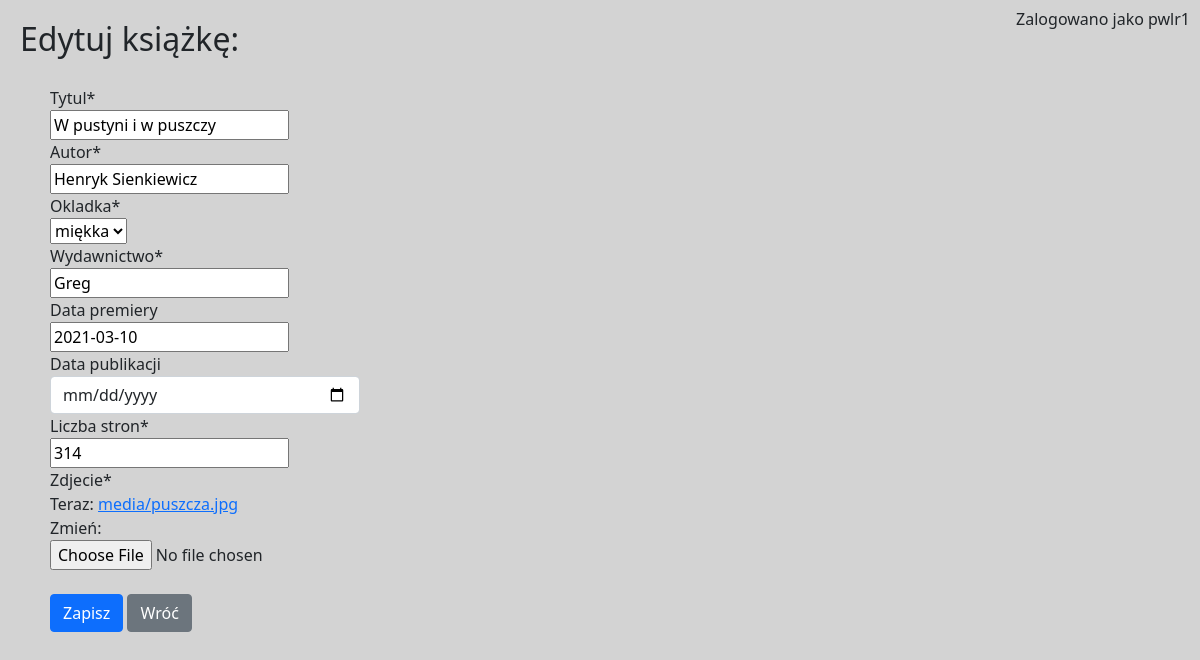
Screenshot of /panel/8/update/ (signed in) with the database file from the repository.
### biblioteka/models.py (models this page shows, shortened)
class Book(models.Model):
    WYBOR_OKLADKI = [
        ('miękka', 'miękka'),
        ('twarda', 'twarda'),
    ]
    OPCJE_PUBLIKACJI = [
        ('opublikuj', 'opublikuj'),
        ('nie publikuj', 'nie publikujh'),
    ]
    tytul = models.CharField(max_length=50)
    autor = models.CharField(max_length=50)
    okladka = models.CharField(max_length=6, choices=WYBOR_OKLADKI, default='miękka')
    wydawnictwo = models.CharField(max_length=50)
    data_premiery = models.DateField(default=now, blank=True)
    data_publikacji = models.DateField(default=now, blank=True)
    liczba_stron = models.IntegerField(default=1)
    stworzono_przez = models.CharField(max_length=100, default=None, blank=True)
    zdjecie = models.ImageField(upload_to='media', default='book.jpg')
    delete = models.BooleanField(default=None, blank=True)
    objects = models.Manager()

### biblioteka/views.py (the view)
# urls.py: path('panel/<int:pk>/update/', views.update, name='udpateBook'),
@login_required
def update(request, pk):
    if request.user.is_authenticated:
        current_book = Book.objects.get(pk=pk)
        BookForm = BookCreate(instance=current_book)
        userName = request.user.get_username()
        return render(request, 'biblioteka/update.html',
                      {'BookForm': BookForm, 'current_book': current_book, 'userName': userName})
    else:
        return redirect('/')

### biblioteka/forms.py
class BookCreate(forms.ModelForm):
    class Meta:
        model = Book
        fields = '__all__'
        widgets = {
            'data_publikacji': forms.DateInput(format='%m%d%y',
                                            attrs={'class': 'form-control', 'placeholder': 'Select a date',
                                                   'type': 'date'}),
            'delete': forms.HiddenInput(),
            'stworzono_przez': forms.HiddenInput()
        }

### biblioteka/templates/biblioteka/update.html (shortened to what this page needs)
{% extends "biblioteka/panel.html" %}
{% block content %}
{% load crispy_forms_tags %}
<div style="width: 30%">
<h2 style="padding: 20px">Edytuj książkę:</h2>
<form action="/{{current_book.pk}}/update/" method="POST" enctype="multipart/form-data" style="margin-left: 50px">
    {{ BookForm|crispy }}
    <br>
    <button type="submit" class="btn btn-primary">Zapisz</button>
    <button class="btn btn-secondary">
        <a href="{% url 'panel' %}" style="color: white; text-decoration: none">Wróć</a>
    </button>
</form>
</div>
{% endblock %}

### biblioteka/templates/biblioteka/panel.html (shortened to what this page needs)
{% load static %}
<html>
<head>
    <link rel="stylesheet" href="{% static 'biblioteka/main-style.css' %}">
    <link href="https://cdn.jsdelivr.net/npm/bootstrap@5.0.0-beta2/dist/css/bootstrap.min.css" rel="stylesheet">
</head>
<body>
<h6 style="float: right; padding: 10px">Zalogowano jako {{ userName }}</h6>
{% block content %}
{% endblock %}
</body>
</html>

### biblioteka/static/books/main-style.css (style rules this page uses)
body { font-family: Arial; }

### biblioteka/templates/biblioteka/panel.html (style rules this page uses)
body { background-color: lightgray; }

### rows the page displays
Book: tytul "W pustyni i w puszczy", autor "Henryk Sienkiewicz", okladka "miękka", wydawnictwo "Greg", data_premiery "2021-03-10", liczba_stron "314"

### other values shown
{{ userName }} "pwlr1"
